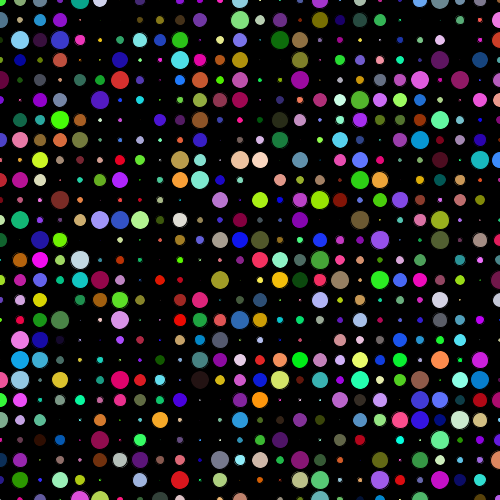
Frame 1 (no input)
Frame 60 (the mouse pressed at the canvas centre just before this capture): identical to frame 1, image omitted
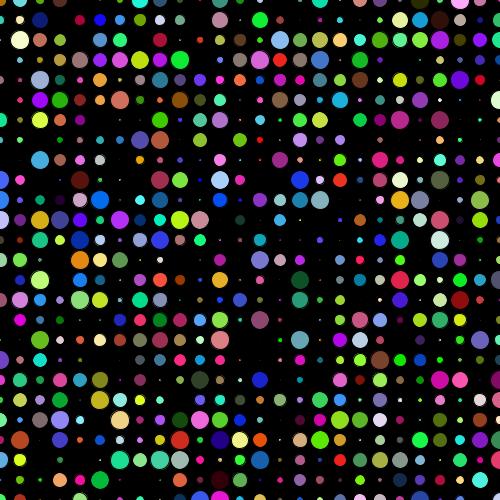
Frame 120 (the mouse held since frame 60 and released just before this capture)

The Processing sketch that drew these frames (run headless with seeded random() and noise(); from frame 60 on, the mouse is pressed at the canvas centre):

// Processing sketch: array_circulos_bidimensional
// ── array_circulos_bidimensional.pde
int nElementos = 30;
float [][] misNumeros = new float [nElementos][nElementos];
color [][] misColores = new color [nElementos][nElementos];

void setup() { 
  size(500, 500);
  for (int i=0; i<nElementos; i++) {
    for (int j=0; j<nElementos; j++) {
      misNumeros[i][j] = random(0, 20);
      misColores[i][j] = color(random(255), random(255), random(255));
      println(i + " , " + j + "  :" + misNumeros[i][j]);
    }
  }
}

void draw() {
  background(0);
  for (int i=0; i<nElementos; i++) {
    for (int j=0; j<nElementos; j++) {
      fill(misColores[i][j]);
      ellipse(20*i, 20*j, misNumeros[i][j], misNumeros[i][j]);
    }
  }
}

void mousePressed() {
  //Sobreescribir al array cuando aprieto mouse. notar que es lo mismo que hacemos en el setup()
  for (int i=0; i<nElementos; i++) {
    for (int j=0; j<nElementos; j++) {
      misColores[i][j] = color(random(255), random(255), random(255));
      misNumeros[i][j] = random(0, 20);
      println(i + " , " + j + "  :" + misNumeros[i][j]);
    }
  }
}
